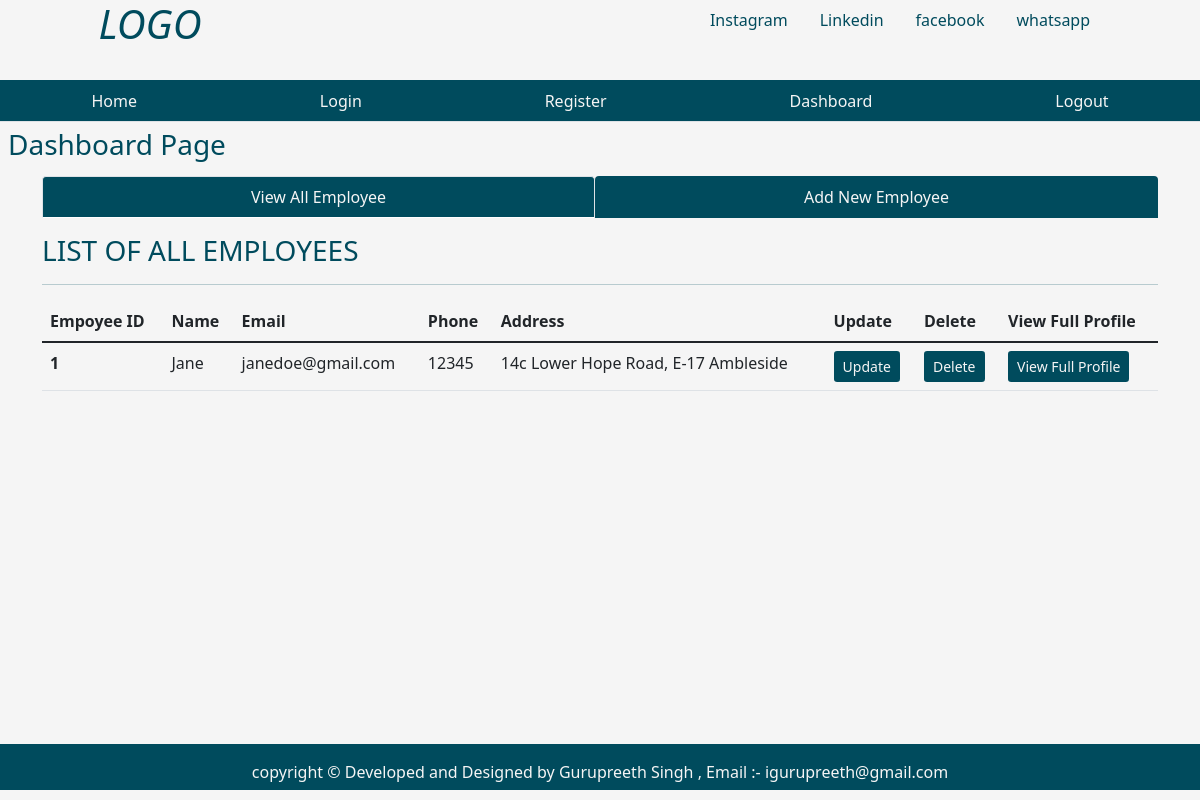
Page /dashboard on the earlier database version.
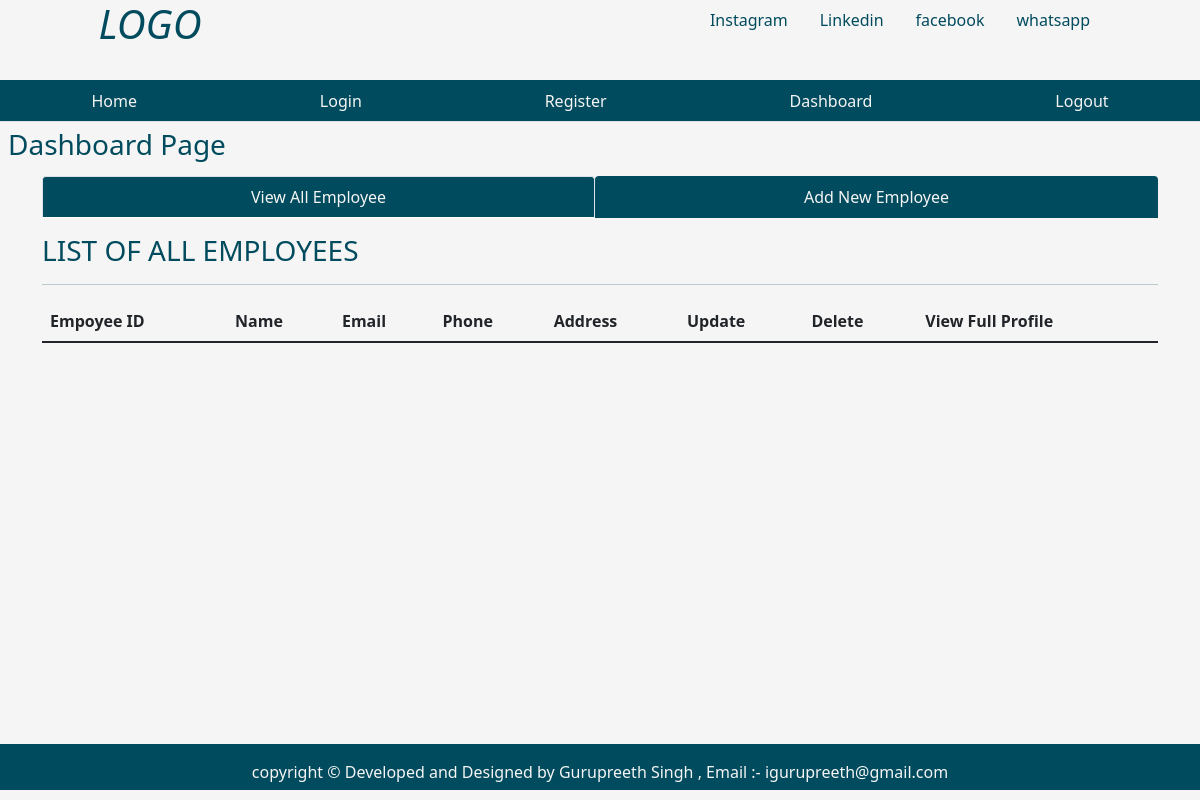
Same page on the later database version.
### tables this page shows
CREATE TABLE employees(empid integer PRIMARY KEY AUTOINCREMENT, name text not null, email text not null, phone text not null, address text not null);

### app.py (the view)
@app.route('/dashboard')
def dashboard():
    user = get_current_user()
    db = get_db()
    emp_cursor = db.execute('select * from employees')
    all_employees = emp_cursor.fetchall()
    return render_template('dashboard.html', user = user, all_employees = all_employees)

### app.py (called while the page is built)
def get_current_user():
    user = None
    if 'user' in session:
        user = session['user']
        db = get_db()
        user_cursor = db.execute('select * from users where name = ? ', [user])
        user = user_cursor.fetchone()
    return user

### database.py (called while the page is built)
def connect_to_database():
    sql = sqlite3.connect('C:/Users/peach/Projects/Emp_Man_Sys_flask/application.db')
    sql.row_factory = sqlite3.Row
    return sql

def get_db():
    if not hasattr(g, 'application_db'):
        g.application_db = connect_to_database()
        return g.application_db

### templates/dashboard.html (shortened to what this page needs)
{% from "showlinks.html" import show_links, show_socials %}
<!DOCTYPE html>
<html lang="en">
<head>
    <link href="https://cdn.jsdelivr.net/npm/bootstrap@5.1.3/dist/css/bootstrap.min.css" rel="stylesheet">
    <link rel="stylesheet" href="{{ url_for('static', filename='dashboard.css')}}" type = "text/css">
</head>
<body>
      <div class="parent">
        <div class="child child1">
            <h1 class="text-center"><i>LOGO</i></h1>
        </div>
        <div class="child child2">
          {{show_socials()}}
        </div>
        <div class="child child3">
          {{show_links()}}
        </div>
        <div class="child child4">
            <h3 class="m-2">Dashboard Page</h3>
        </div>
        <div class="child child5" style="color:rgb(0, 75, 93);">
        </div>
        <div class="child child6  container" style="color:rgb(0, 75, 93);">
            <ul class="nav nav-tabs nav-fill mb-3">
                <li class="nav-item">
                  <a class="nav-link active" aria-current="page" href="{{ url_for('dashboard')}}" style=" background-color:rgb(0, 75, 93); color:whitesmoke;">View All Employee</a>
                </li>
                <li class="nav-item">
                  <a class="nav-link" style=" background-color:rgb(0, 75, 93); color:whitesmoke;" href="{{ url_for('addnewemployee')}}">Add New Employee</a>
                </li>
              </ul>
              <div class="table-responsive-lg caption-top">
                <caption><h3>LIST OF ALL EMPLOYEES</h3></caption>
                <hr>
                <table class="table">
                    <thead>
                        <tr>
                          <th scope="col">Empoyee ID</th>
                          <th scope="col">Name</th>
                          <th scope="col">Email</th>
                          <th scope="col">Phone</th>
                          <th scope="col">Address</th>
                          <th scope="col">Update</th>
                          <th scope="col">Delete</th>
                          <th scope="col">View Full Profile</th>
                        </tr>
                      </thead>
                      <tbody>
                        {% for employee in all_employees %}
                        <tr>
                          <th scope="row">{{ employee['empid'] }}</th>
                          <td>{{ employee['name'] }}</td>
                          <td>{{ employee['email'] }}</td>
                          <td>{{ employee['phone'] }}</td>
                          <td>{{ employee['address'] }}</td>
                          <td><button class="btn btn-sm" style="background-color:rgb(0, 75, 93); color:whitesmoke;" href="#">Update</button></td>
                          <td><button class="btn btn-sm" style="background-color:rgb(0, 75, 93); color:whitesmoke;" href="#">Delete</button></td>
                          <td><button class="btn btn-sm" style="background-color:rgb(0, 75, 93); color:whitesmoke;" href="#">View Full Profile</button></td>
                        </tr>
                        {% endfor %}
                      </tbody>
                </table>
              </div>
        </div>
        <div class="child child7" style="background-color:rgb(0, 75, 93); color:whitesmoke;">
            <p class="p-3 text-center">copyright &copy; Developed and Designed by Gurupreeth Singh , Email :- igurupreeth@gmail.com</p>
        </div>
      </div>
</body>
</html>

### templates/showlinks.html
{% macro show_links() %}
<ul class="nav nav-tabs nav-fill" style="background-color:rgb(0, 75, 93);">
    <li class="nav-item">
      <a class="nav-link" style="color:whitesmoke;" href="{{url_for('index')}}">Home</a>
    </li>
    <li class="nav-item">
      <a class="nav-link" style="color:whitesmoke;" href="{{url_for('login')}}">Login</a>
    </li>
    <li class="nav-item">
      <a class="nav-link" style="color:whitesmoke;" href="{{url_for('register')}}">Register</a>
    </li>
    <li class="nav-item">
        <a class="nav-link" style="color:whitesmoke;" href="{{url_for('dashboard')}}">Dashboard</a>
      </li>
    <li class="nav-item">
      <a class="nav-link"   style="color:whitesmoke;" href="{{url_for('index')}}">Logout</a>
    </li>
  </ul>
  {% endmacro %}
  {% macro show_socials()%}
  <ul class="nav justify-content-center">
    <li class="nav-item">
      <a class="nav-link"  style="color:rgb(0, 75, 93);"  href="#">Instagram</a>
    </li>
    <li class="nav-item">
      <a class="nav-link"  style="color:rgb(0, 75, 93);" href="#">Linkedin</a>
    </li>
    <li class="nav-item">
      <a class="nav-link"  style="color:rgb(0, 75, 93);" href="#">facebook</a>
    </li>
    <li class="nav-item">
      <a class="nav-link"  style="color:rgb(0, 75, 93);" href="#">whatsapp</a>
    </li>
  </ul>
  {% endmacro %}

### static/dashboard.css (style rules this page uses)
html, body { height: 100%; background-color:whitesmoke; color:rgb(0, 75, 93); }
.parent { height: 100%; display: grid; grid-template-columns: repeat(4, 1fr); grid-template-rows: 10% 5% 7% auto 7%; }
.child { margin-bottom: 10px; }
.child1 { grid-column: 1/2; grid-row: 1/2; }
.child2 { grid-column: 3/-1; grid-row: 1/2; }
.child3 { grid-column: 1/-1; grid-row: 2/3; }
.child4 { grid-column: 1/2; grid-row: 3/4; }
.child5 { grid-column: 4/5; grid-row: 3/4; text-align: center; }
.child6 { grid-column: 1/-1; grid-row: 4/5; }
.child7 { grid-column: 1/-1; grid-row: 5/6; }

Differences in the rows shown:
removed employees: empid "1", name "Jane", email "janedoe@gmail.com", phone "12345", address "14c Lower Hope Road, E-17 Ambleside"
